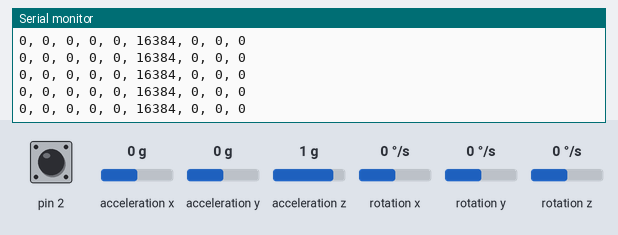
Bench run of a sketch on a simulated Arduino Uno, built with avr-gcc and run on an emulated ATmega328P. Parts: the last lines printed to the serial monitor. Inputs (shaded band) come from the test bench; at power-on: acceleration x 0 g, pin 2 HIGH, acceleration y 0 g, acceleration z 1 g, rotation x 0 °/s, rotation y 0 °/s, rotation z 0 °/s.

Above: at 1.2 s.
1.3 s: acceleration x set to -1.4 g
At 1.46 s:
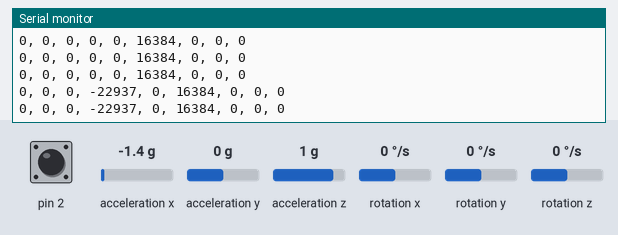
4.3 s: pin 2 pulled LOW for 0.15 s
5.9 s: acceleration y set to -1.4 g
At 5.92 s:
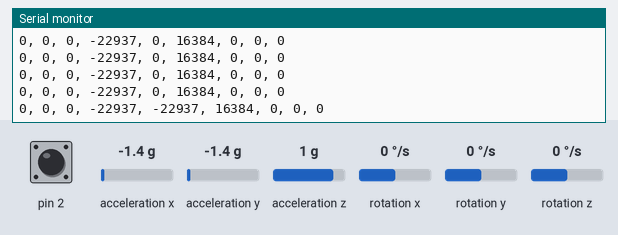
7.4 s: acceleration z set to -1.4 g
At 7.48 s:
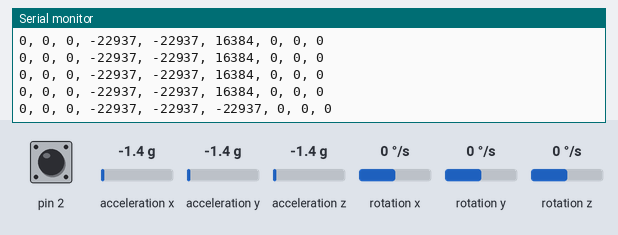
8.9 s: rotation x set to -192 °/s
At 11.0 s:
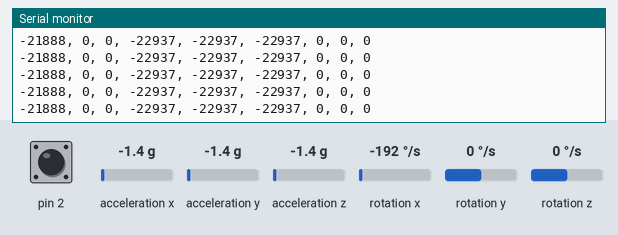

Measured:
- after the input at 1.3 s, the serial monitor: prints a new line after 0.05 s (image 1)
- after the input at 5.9 s, the serial monitor: prints a new line at once (image 2)
- after the input at 7.4 s, the serial monitor: prints a new line after 0.08 s (image 3)
- after the input at 8.9 s, the serial monitor: prints a new line at once (image 4)

The sketch:

serial.ino
```cpp
/*
The sensor outputs provided by the library are the raw 16-bit values
obtained by concatenating the 8-bit high and low gyro data registers.
They can be converted to units of dps (degrees per second) using the
conversion factors specified in the datasheet for your particular
device and full scale setting (gain).

Example: An L3GD20H gives a gyro X axis reading of 345 with its
default full scale setting of +/- 245 dps. The So specification
in the L3GD20H datasheet (page 10) states a conversion factor of 8.75
mdps/LSB (least significant bit) at this FS setting, so the raw
reading of 345 corresponds to 345 * 8.75 = 3020 mdps = 3.02 dps.
*/
/*
Wiring: SDA-A4, SCL-A5, VDD-3.3V, GND-GND
*/

#include <Wire.h>
#include <L3G.h>
#include <LSM303.h>

L3G gyro;
LSM303 compass;

char report[80];

void setup() {
  Serial.begin(9600);
  Wire.begin();

  if (!gyro.init())
  {
    Serial.println("Failed to autodetect gyro type!");
    while (1);
  }

  gyro.enableDefault();

  compass.init();
  compass.enableDefault();

  // Setup code for the button ISR
  pinMode(2, INPUT_PULLUP);
  attachInterrupt(digitalPinToInterrupt(2), BtnISR, FALLING);
}

void loop() {
    while(millis() < 10000) {
      gyro.read();
      compass.read();

      // Serial.print("G ");
      // Serial.print("X: ");
      Serial.print((int)gyro.g.x);
      Serial.print(", ");
      // Serial.print(" Y: ");
      Serial.print((int)gyro.g.y);
      Serial.print(", ");
      // Serial.print(" Z: ");
      Serial.print((int)gyro.g.z);
      Serial.print(", ");

      Serial.print((int)compass.a.x);
      Serial.print(", ");
      Serial.print((int)compass.a.y);
      Serial.print(", ");
      Serial.print((int)compass.a.z);
      Serial.print(", ");
      Serial.print((int)compass.m.x);
      Serial.print(", ");
      Serial.print((int)compass.m.y);
      Serial.print(", ");
      Serial.println((int)compass.m.z);
      // snprintf(report, sizeof(report), "A: %6d %6d %6d    M: %6d %6d %6d",
      //   compass.a.x, compass.a.y, compass.a.z,
      //   compass.m.x, compass.m.y, compass.m.z);
      // Serial.println(report);

      delay(100);
    }
}

void BtnISR() {
    Serial.println("Button pressed");
}
```
